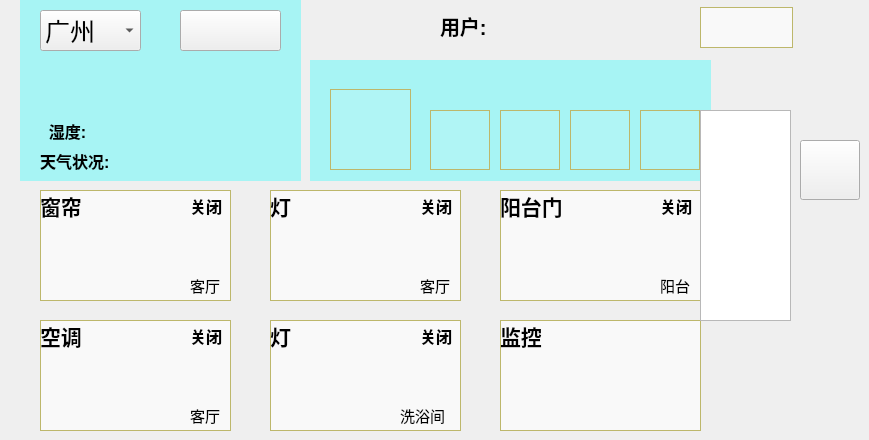
    <widget class="QWidget" name="widget">
     <attribute name="title">
      <string>常用</string>
     </attribute>
     <widget class="QPushButton" name="parlorCurtainButton">
      <property name="geometry">
       <rect>
        <x>40</x>
        <y>190</y>
        <width>191</width>
        <height>111</height>
       </rect>
      </property>
      <property name="font">
       <font>
        <pointsize>10</pointsize>
       </font>
      </property>
      <property name="styleSheet">
       <string notr="true">background-color: rgba(255, 255, 255, 60%);
border:1px solid darkkhaki;
border-image: url(:/image/curtainclose.png);</string>
      </property>
      <property name="text">
       <string/>
      </property>
     </widget>
     <widget class="QPushButton" name="balconyDoorButton">
      <property name="geometry">
       <rect>
        <x>500</x>
        <y>190</y>
        <width>201</width>
        <height>111</height>
       </rect>
      </property>
      <property name="font">
       <font>
        <pointsize>10</pointsize>
       </font>
      </property>
      <property name="styleSheet">
       <string notr="true">background-color: rgba(255, 255, 255, 60%);
border:1px solid darkkhaki;
border-image: url(:/image/closedoor.png);</string>
      </property>
      <property name="text">
       <string/>
      </property>
     </widget>
     <widget class="QPushButton" name="parlorAircButton">
      <property name="geometry">
       <rect>
        <x>40</x>
        <y>320</y>
        <width>191</width>
        <height>111</height>
       </rect>
      </property>
      <property name="font">
       <font>
        <pointsize>10</pointsize>
       </font>
      </property>
      <property name="styleSheet">
       <string notr="true">background-color: rgba(255, 255, 255, 60%);
border:1px solid darkkhaki;
border-image: url(:/image/airstop.png);</string>
      </property>
      <property name="text">
       <string/>
      </property>
     </widget>
     <widget class="QPushButton" name="washLightButton">
      <property name="geometry">
       <rect>
        <x>270</x>
        <y>320</y>
        <width>191</width>
        <height>111</height>
       </rect>
      </property>
      <property name="font">
       <font>
        <pointsize>10</pointsize>
       </font>
      </property>
      <property name="styleSheet">
       <string notr="true">background-color: rgba(255, 255, 255, 60%);
border:1px solid darkkhaki;
border-image: url(:/image/ledstop.png);</string>
      </property>
      <property name="text">
       <string/>
      </property>
     </widget>
     <widget class="QPushButton" name="cameraControlButton">
      <property name="geometry">
       <rect>
        <x>500</x>
        <y>320</y>
        <width>201</width>
        <height>111</height>
       </rect>
      </property>
      <property name="font">
       <font>
        <pointsize>10</pointsize>
       </font>
      </property>
      <property name="styleSheet">
       <string notr="true">background-color: rgba(255, 255, 255, 60%);
border:1px solid darkkhaki;
border-image: url(:/image/monitoring.png);</string>
      </property>
      <property name="text">
       <string/>
      </property>
     </widget>
     <widget class="QLabel" name="parlorCurtainLabel">
      <property name="geometry">
       <rect>
        <x>190</x>
        <y>190</y>
        <width>72</width>
        <height>31</height>
       </rect>
      </property>
      <property name="font">
       <font>
        <family>宋体</family>
        <pointsize>12</pointsize>
        <weight>75</weight>
        <bold>true</bold>
       </font>
      </property>
      <property name="text">
       <string>关闭</string>
      </property>
     </widget>
     <widget class="QLabel" name="label_4">
      <property name="geometry">
       <rect>
        <x>190</x>
        <y>270</y>
        <width>72</width>
        <height>31</height>
       </rect>
      </property>
      <property name="font">
       <font>
        <family>宋体</family>
        <pointsize>11</pointsize>
        <weight>50</weight>
        <italic>false</italic>
        <bold>false</bold>
       </font>
      </property>
      <property name="text">
       <string>客厅</string>
      </property>
     </widget>
     <widget class="QLabel" name="label_5">
      <property name="geometry">
       <rect>
        <x>40</x>
        <y>190</y>
        <width>72</width>
        <height>31</height>
       </rect>
      </property>
      <property name="font">
       <font>
        <family>宋体</family>
        <pointsize>16</pointsize>
        <weight>75</weight>
        <bold>true</bold>
       </font>
      </property>
      <property name="text">
       <string>窗帘</string>
      </property>
     </widget>
     <widget class="QPushButton" name="parlorLightButton">
      <property name="geometry">
       <rect>
        <x>270</x>
        <y>190</y>
        <width>191</width>
        <height>111</height>
       </rect>
      </property>
      <property name="font">
       <font>
        <pointsize>10</pointsize>
       </font>
      </property>
      <property name="styleSheet">
       <string notr="true">background-color: rgba(255, 255, 255, 60%);
border:1px solid darkkhaki;
border-image: url(:/image/ledstop.png);</string>
      </property>
      <property name="text">
       <string/>
      </property>
     </widget>
     <widget class="QLabel" name="label_8">
      <property name="geometry">
       <rect>
        <x>270</x>
        <y>190</y>
        <width>72</width>
        <height>31</height>
       </rect>
      </property>
      <property name="font">
       <font>
        <family>宋体</family>
        <pointsize>16</pointsize>
        <weight>75</weight>
        <bold>true</bold>
       </font>
      </property>
      <property name="text">
       <string>灯</string>
      </property>
     </widget>
     <widget class="QLabel" name="parlorLightLabel">
      <property name="geometry">
       <rect>
        <x>420</x>
        <y>190</y>
        <width>72</width>
        <height>31</height>
       </rect>
      </property>
      <property name="font">
       <font>
        <family>宋体</family>
        <pointsize>12</pointsize>
        <weight>75</weight>
        <bold>true</bold>
       </font>
      </property>
      <property name="text">
       <string>关闭</string>
      </property>
     </widget>
     <widget class="QLabel" name="label_9">
      <property name="geometry">
       <rect>
        <x>420</x>
        <y>270</y>
        <width>72</width>
        <height>31</height>
       </rect>
      </property>
      <property name="font">
       <font>
        <family>宋体</family>
        <pointsize>11</pointsize>
        <weight>50</weight>
        <italic>false</italic>
        <bold>false</bold>
       </font>
      </property>
      <property name="text">
       <string>客厅</string>
      </property>
     </widget>
     <widget class="QLabel" name="label_6">
      <property name="geometry">
       <rect>
        <x>500</x>
        <y>190</y>
        <width>111</width>
        <height>31</height>
       </rect>
      </property>
      <property name="font">
       <font>
        <family>宋体</family>
        <pointsize>16</pointsize>
        <weight>75</weight>
        <bold>true</bold>
       </font>
      </property>
      <property name="text">
       <string>阳台门</string>
      </property>
     </widget>
     <widget class="QLabel" name="label_10">
      <property name="geometry">
       <rect>
        <x>40</x>
        <y>320</y>
        <width>151</width>
        <height>31</height>
       </rect>
      </property>
      <property name="font">
       <font>
        <family>宋体</family>
        <pointsize>16</pointsize>
        <weight>75</weight>
        <bold>true</bold>
       </font>
      </property>
      <property name="text">
       <string>空调</string>
      </property>
     </widget>
     <widget class="QLabel" name="label_11">
      <property name="geometry">
       <rect>
        <x>190</x>
        <y>400</y>
        <width>72</width>
        <height>31</height>
       </rect>
      </property>
      <property name="font">
       <font>
        <family>宋体</family>
        <pointsize>11</pointsize>
        <weight>50</weight>
        <italic>false</italic>
        <bold>false</bold>
       </font>
      </property>
      <property name="text">
       <string>客厅</string>
      </property>
     </widget>
     <widget class="QLabel" name="parlorAircLabel">
      <property name="geometry">
       <rect>
        <x>190</x>
        <y>320</y>
        <width>72</width>
        <height>31</height>
       </rect>
      </property>
      <property name="font">
       <font>
        <family>宋体</family>
        <pointsize>12</pointsize>
        <weight>75</weight>
        <bold>true</bold>
       </font>
      </property>
      <property name="text">
       <string>关闭</string>
      </property>
     </widget>
     <widget class="QLabel" name="label_13">
      <property name="geometry">
       <rect>
        <x>270</x>
        <y>320</y>
        <width>72</width>
        <height>31</height>
       </rect>
      </property>
      <property name="font">
       <font>
        <family>宋体</family>
        <pointsize>16</pointsize>
        <weight>75</weight>
        <bold>true</bold>
       </font>
      </property>
      <property name="text">
       <string>灯</string>
      </property>
     </widget>
     <widget class="QLabel" name="washLightLable">
      <property name="geometry">
       <rect>
        <x>420</x>
        <y>320</y>
        <width>72</width>
        <height>31</height>
       </rect>
      </property>
      <property name="font">
       <font>
        <family>宋体</family>
        <pointsize>12</pointsize>
        <weight>75</weight>
        <bold>true</bold>
       </font>
      </property>
      <property name="text">
       <string>关闭</string>
      </property>
     </widget>
     <widget class="QLabel" name="label_15">
      <property name="geometry">
       <rect>
        <x>400</x>
        <y>400</y>
        <width>72</width>
        <height>31</height>
       </rect>
      </property>
      <property name="font">
       <font>
        <family>宋体</family>
        <pointsize>11</pointsize>
        <weight>50</weight>
        <italic>false</italic>
        <bold>false</bold>
       </font>
      </property>
      <property name="text">
       <string>洗浴间</string>
      </property>
     </widget>
     <widget class="QLabel" name="label_16">
      <property name="geometry">
       <rect>
        <x>500</x>
        <y>320</y>
        <width>72</width>
        <height>31</height>
       </rect>
      </property>
      <property name="font">
       <font>
        <family>宋体</family>
        <pointsize>16</pointsize>
        <weight>75</weight>
        <bold>true</bold>
       </font>
      </property>
      <property name="text">
       <string>监控</string>
      </property>
     </widget>
     <widget class="QLabel" name="balconyDoorLabel">
      <property name="geometry">
       <rect>
        <x>660</x>
        <y>190</y>
        <width>72</width>
        <height>31</height>
       </rect>
      </property>
      <property name="font">
       <font>
        <family>宋体</family>
        <pointsize>12</pointsize>
        <weight>75</weight>
        <bold>true</bold>
       </font>
      </property>
      <property name="text">
       <string>关闭</string>
      </property>
     </widget>
     <widget class="QLabel" name="balconyDoorButton_3">
      <property name="geometry">
       <rect>
        <x>660</x>
        <y>270</y>
        <width>72</width>
        <height>31</height>
       </rect>
      </property>
      <property name="font">
       <font>
        <family>宋体</family>
        <pointsize>11</pointsize>
        <weight>50</weight>
        <italic>false</italic>
        <bold>false</bold>
       </font>
      </property>
      <property name="text">
       <string>阳台</string>
      </property>
     </widget>
     <widget class="QPushButton" name="pushButton">
      <property name="geometry">
       <rect>
        <x>180</x>
        <y>10</y>
        <width>101</width>
        <height>41</height>
       </rect>
      </property>
      <property name="text">
       <string/>
      </property>
     </widget>
     <widget class="QComboBox" name="comboBox">
      <property name="geometry">
       <rect>
        <x>40</x>
        <y>10</y>
        <width>101</width>
        <height>41</height>
       </rect>
      </property>
      <property name="font">
       <font>
        <pointsize>19</pointsize>
       </font>
      </property>
      <item>
       <property name="text">
        <string>广州</string>
       </property>
      </item>
      <item>
       <property name="text">
        <string>深圳</string>
       </property>
      </item>
      <item>
       <property name="text">
        <string>汕头</string>
       </property>
      </item>
     </widget>
     <widget class="QLabel" name="updateTimeLabel">
      <property name="geometry">
       <rect>
        <x>180</x>
        <y>60</y>
        <width>111</width>
        <height>21</height>
       </rect>
      </property>
      <property name="font">
       <font>
        <pointsize>12</pointsize>
        <weight>75</weight>
        <bold>true</bold>
       </font>
      </property>
      <property name="styleSheet">
       <string notr="true"/>
      </property>
      <property name="text">
       <string/>
      </property>
     </widget>
     <widget class="QLabel" name="label_7">
      <property name="geometry">
       <rect>
        <x>40</x>
        <y>150</y>
        <width>101</width>
        <height>21</height>
       </rect>
      </property>
      <property name="font">
       <font>
        <pointsize>12</pointsize>
        <weight>75</weight>
        <bold>true</bold>
       </font>
      </property>
      <property name="text">
       <string>天气状况:</string>
      </property>
     </widget>
     <widget class="QLabel" name="weekLabel">
      <property name="geometry">
       <rect>
        <x>180</x>
        <y>90</y>
        <width>81</width>
        <height>21</height>
       </rect>
      </property>
      <property name="font">
       <font>
        <pointsize>12</pointsize>
        <weight>75</weight>
        <bold>true</bold>
       </font>
      </property>
      <property name="styleSheet">
       <string notr="true"/>
      </property>
      <property name="text">
       <string/>
      </property>
     </widget>
     <widget class="QLabel" name="label_12">
      <property name="geometry">
       <rect>
        <x>40</x>
        <y>120</y>
        <width>81</width>
        <height>21</height>
       </rect>
      </property>
      <property name="font">
       <font>
        <pointsize>12</pointsize>
        <weight>75</weight>
        <bold>true</bold>
       </font>
      </property>
      <property name="text">
       <string>  湿度:</string>
      </property>
     </widget>
     <widget class="QLabel" name="narrativeLabel">
      <property name="geometry">
       <rect>
        <x>130</x>
        <y>150</y>
        <width>61</width>
        <height>21</height>
       </rect>
      </property>
      <property name="font">
       <font>
        <pointsize>12</pointsize>
        <weight>75</weight>
        <bold>true</bold>
       </font>
      </property>
      <property name="styleSheet">
       <string notr="true">;</string>
      </property>
      <property name="text">
       <string/>
      </property>
     </widget>
     <widget class="QLabel" name="humidityLabel">
      <property name="geometry">
       <rect>
        <x>180</x>
        <y>120</y>
        <width>51</width>
        <height>21</height>
       </rect>
      </property>
      <property name="font">
       <font>
        <pointsize>12</pointsize>
        <weight>75</weight>
        <bold>true</bold>
       </font>
      </property>
      <property name="styleSheet">
       <string notr="true"/>
      </property>
      <property name="text">
       <string/>
      </property>
     </widget>
     <widget class="QLabel" name="timeLabel">
      <property name="geometry">
       <rect>
        <x>40</x>
        <y>60</y>
        <width>151</width>
        <height>51</height>
       </rect>
      </property>
      <property name="font">
       <font>
        <pointsize>18</pointsize>
        <weight>75</weight>
        <bold>true</bold>
       </font>
      </property>
      <property name="text">
       <string/>
      </property>
     </widget>
     <widget class="QLabel" name="narrativeLabel_2">
      <property name="geometry">
       <rect>
        <x>190</x>
        <y>150</y>
        <width>111</width>
        <height>21</height>
       </rect>
      </property>
      <property name="font">
       <font>
        <pointsize>12</pointsize>
        <weight>75</weight>
        <bold>true</bold>
       </font>
      </property>
      <property name="styleSheet">
       <string notr="true"/>
      </property>
      <property name="text">
       <string/>
      </property>
     </widget>
     <widget class="QLabel" name="label">
      <property name="geometry">
       <rect>
        <x>310</x>
        <y>60</y>
        <width>401</width>
        <height>121</height>
       </rect>
      </property>
      <property name="styleSheet">
       <string notr="true">background-color: rgb(0, 255, 255, 30%);</string>
      </property>
      <property name="text">
       <string/>
      </property>
     </widget>
     <widget class="QPushButton" name="pushButton_5">
      <property name="geometry">
       <rect>
        <x>800</x>
        <y>140</y>
        <width>60</width>
        <height>60</height>
       </rect>
      </property>
      <property name="text">
       <string/>
      </property>
     </widget>
     <widget class="QPushButton" name="prevButton">
      <property name="geometry">
       <rect>
        <x>430</x>
        <y>110</y>
        <width>60</width>
        <height>60</height>
       </rect>
      </property>
      <property name="styleSheet">
       <string notr="true">background-color: rgba(255, 255, 255, 10%);
border:1px solid darkkhaki;
border-image: url(:/image/prev.png);</string>
      </property>
      <property name="text">
       <string/>
      </property>
     </widget>
     <widget class="QPushButton" name="addMusicButton">
      <property name="geometry">
       <rect>
        <x>330</x>
        <y>89</y>
        <width>81</width>
        <height>81</height>
       </rect>
      </property>
      <property name="styleSheet">
       <string notr="true">background-color: rgba(255, 255, 255, 10%);
border:1px solid darkkhaki;
border-image: url(:/image/music.png);</string>
      </property>
      <property name="text">
       <string/>
      </property>
     </widget>
     <widget class="QPushButton" name="playButton">
      <property name="geometry">
       <rect>
        <x>500</x>
        <y>110</y>
        <width>60</width>
        <height>60</height>
       </rect>
      </property>
      <property name="styleSheet">
       <string notr="true">background-color: rgba(255, 255, 255, 10%);
border:1px solid darkkhaki;
border-image: url(:/image/play.png);</string>
      </property>
      <property name="text">
       <string/>
      </property>
     </widget>
     <widget class="QPushButton" name="nextButton">
      <property name="geometry">
       <rect>
        <x>570</x>
        <y>110</y>
        <width>60</width>
        <height>60</height>
       </rect>
      </property>
      <property name="styleSheet">
       <string notr="true">background-color: rgba(255, 255, 255, 10%);
border:1px solid darkkhaki;
border-image: url(:/image/next.png);</string>
      </property>
      <property name="text">
       <string/>
      </property>
     </widget>
     <widget class="QPushButton" name="musicListButton">
      <property name="geometry">
       <rect>
        <x>640</x>
        <y>110</y>
        <width>60</width>
        <height>60</height>
       </rect>
      </property>
      <property name="styleSheet">
       <string notr="true">background-color: rgba(255, 255, 255, 10%);
border:1px solid darkkhaki;
border-image: url(:/image/list.png);</string>
      </property>
      <property name="text">
       <string/>
      </property>
     </widget>
     <widget class="QLabel" name="userLabel">
      <property name="geometry">
       <rect>
        <x>500</x>
        <y>10</y>
        <width>191</width>
        <height>31</height>
       </rect>
      </property>
      <property name="font">
       <font>
        <pointsize>15</pointsize>
        <weight>75</weight>
        <bold>true</bold>
       </font>
      </property>
      <property name="styleSheet">
       <string notr="true"/>
      </property>
      <property name="text">
       <string/>
      </property>
     </widget>
     <widget class="QListWidget" name="musicListWidget">
      <property name="geometry">
       <rect>
        <x>700</x>
        <y>110</y>
        <width>91</width>
        <height>211</height>
       </rect>
      </property>
     </widget>
     <widget class="QLabel" name="userLabel_2">
      <property name="geometry">
       <rect>
        <x>440</x>
        <y>10</y>
        <width>61</width>
        <height>31</height>
       </rect>
      </property>
      <property name="font">
       <font>
        <pointsize>15</pointsize>
        <weight>75</weight>
        <bold>true</bold>
       </font>
      </property>
      <property name="styleSheet">
       <string notr="true"/>
      </property>
      <property name="text">
       <string>用户:</string>
      </property>
     </widget>
     <widget class="QLabel" name="label_2">
      <property name="geometry">
       <rect>
        <x>20</x>
        <y>0</y>
        <width>281</width>
        <height>181</height>
       </rect>
      </property>
      <property name="styleSheet">
       <string notr="true">background-color: rgb(0, 255, 255, 30%);</string>
      </property>
      <property name="text">
       <string/>
      </property>
     </widget>
     <widget class="QPushButton" name="backButton">
      <property name="geometry">
       <rect>
        <x>700</x>
        <y>7</y>
        <width>93</width>
        <height>41</height>
       </rect>
      </property>
      <property name="styleSheet">
       <string notr="true">background-color: rgba(255, 255, 255, 60%);
border:1px solid darkkhaki;
border-image: url(:/image/back.png);</string>
      </property>
      <property name="text">
       <string/>
      </property>
     </widget>
     <zorder>label_2</zorder>
     <zorder>parlorCurtainButton</zorder>
     <zorder>balconyDoorButton</zorder>
     <zorder>parlorAircButton</zorder>
     <zorder>washLightButton</zorder>
     <zorder>cameraControlButton</zorder>
     <zorder>parlorCurtainLabel</zorder>
     <zorder>label_4</zorder>
     <zorder>label_5</zorder>
     <zorder>parlorLightButton</zorder>
     <zorder>label_8</zorder>
     <zorder>parlorLightLabel</zorder>
     <zorder>label_9</zorder>
     <zorder>label_6</zorder>
     <zorder>label_10</zorder>
     <zorder>label_11</zorder>
     <zorder>parlorAircLabel</zorder>
     <zorder>label_13</zorder>
     <zorder>washLightLable</zorder>
     <zorder>label_15</zorder>
     <zorder>label_16</zorder>
     <zorder>balconyDoorLabel</zorder>
     <zorder>balconyDoorButton_3</zorder>
     <zorder>pushButton</zorder>
     <zorder>comboBox</zorder>
     <zorder>updateTimeLabel</zorder>
     <zorder>label_7</zorder>
     <zorder>weekLabel</zorder>
     <zorder>label_12</zorder>
     <zorder>narrativeLabel</zorder>
     <zorder>humidityLabel</zorder>
     <zorder>timeLabel</zorder>
     <zorder>narrativeLabel_2</zorder>
     <zorder>label</zorder>
     <zorder>pushButton_5</zorder>
     <zorder>prevButton</zorder>
     <zorder>addMusicButton</zorder>
     <zorder>playButton</zorder>
     <zorder>nextButton</zorder>
     <zorder>musicListButton</zorder>
     <zorder>userLabel</zorder>
     <zorder>musicListWidget</zorder>
     <zorder>userLabel_2</zorder>
     <zorder>backButton</zorder>
    </widget>
